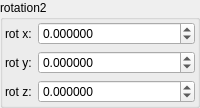
    <widget class="QGroupBox" name="groupBox_2">
     <property name="title">
      <string>rotation2</string>
     </property>
     <layout class="QVBoxLayout" name="verticalLayout_6">
      <property name="leftMargin">
       <number>2</number>
      </property>
      <property name="topMargin">
       <number>2</number>
      </property>
      <property name="rightMargin">
       <number>2</number>
      </property>
      <property name="bottomMargin">
       <number>2</number>
      </property>
      <item>
       <layout class="QGridLayout" name="gridLayout_7" columnstretch="0,1">
        <item row="2" column="1">
         <widget class="MyDoubleSpinBox" name="spinboxd3_transf_rotation2XYZ_y">
          <property name="sizePolicy">
           <sizepolicy hsizetype="Minimum" vsizetype="Maximum">
            <horstretch>0</horstretch>
            <verstretch>0</verstretch>
           </sizepolicy>
          </property>
          <property name="prefix">
           <string/>
          </property>
          <property name="suffix">
           <string/>
          </property>
          <property name="decimals">
           <number>6</number>
          </property>
          <property name="minimum">
           <double>-36000.000000000000000</double>
          </property>
          <property name="maximum">
           <double>36000.000000000000000</double>
          </property>
          <property name="singleStep">
           <double>1.000000000000000</double>
          </property>
         </widget>
        </item>
        <item row="1" column="0">
         <widget class="QLabel" name="label_35">
          <property name="text">
           <string notr="true">rot x:</string>
          </property>
         </widget>
        </item>
        <item row="1" column="1">
         <widget class="MyDoubleSpinBox" name="spinboxd3_transf_rotation2XYZ_x">
          <property name="sizePolicy">
           <sizepolicy hsizetype="Minimum" vsizetype="Maximum">
            <horstretch>0</horstretch>
            <verstretch>0</verstretch>
           </sizepolicy>
          </property>
          <property name="prefix">
           <string/>
          </property>
          <property name="suffix">
           <string/>
          </property>
          <property name="decimals">
           <number>6</number>
          </property>
          <property name="minimum">
           <double>-36000.000000000000000</double>
          </property>
          <property name="maximum">
           <double>36000.000000000000000</double>
          </property>
          <property name="singleStep">
           <double>1.000000000000000</double>
          </property>
         </widget>
        </item>
        <item row="2" column="0">
         <widget class="QLabel" name="label_38">
          <property name="text">
           <string notr="true">rot y:</string>
          </property>
         </widget>
        </item>
        <item row="3" column="0">
         <widget class="QLabel" name="label_39">
          <property name="text">
           <string notr="true">rot z:</string>
          </property>
         </widget>
        </item>
        <item row="3" column="1">
         <widget class="MyDoubleSpinBox" name="spinboxd3_transf_rotation2XYZ_z">
          <property name="sizePolicy">
           <sizepolicy hsizetype="Minimum" vsizetype="Maximum">
            <horstretch>0</horstretch>
            <verstretch>0</verstretch>
           </sizepolicy>
          </property>
          <property name="prefix">
           <string/>
          </property>
          <property name="suffix">
           <string/>
          </property>
          <property name="decimals">
           <number>6</number>
          </property>
          <property name="minimum">
           <double>-36000.000000000000000</double>
          </property>
          <property name="maximum">
           <double>36000.000000000000000</double>
          </property>
          <property name="singleStep">
           <double>1.000000000000000</double>
          </property>
         </widget>
        </item>
       </layout>
      </item>
     </layout>
    </widget>
